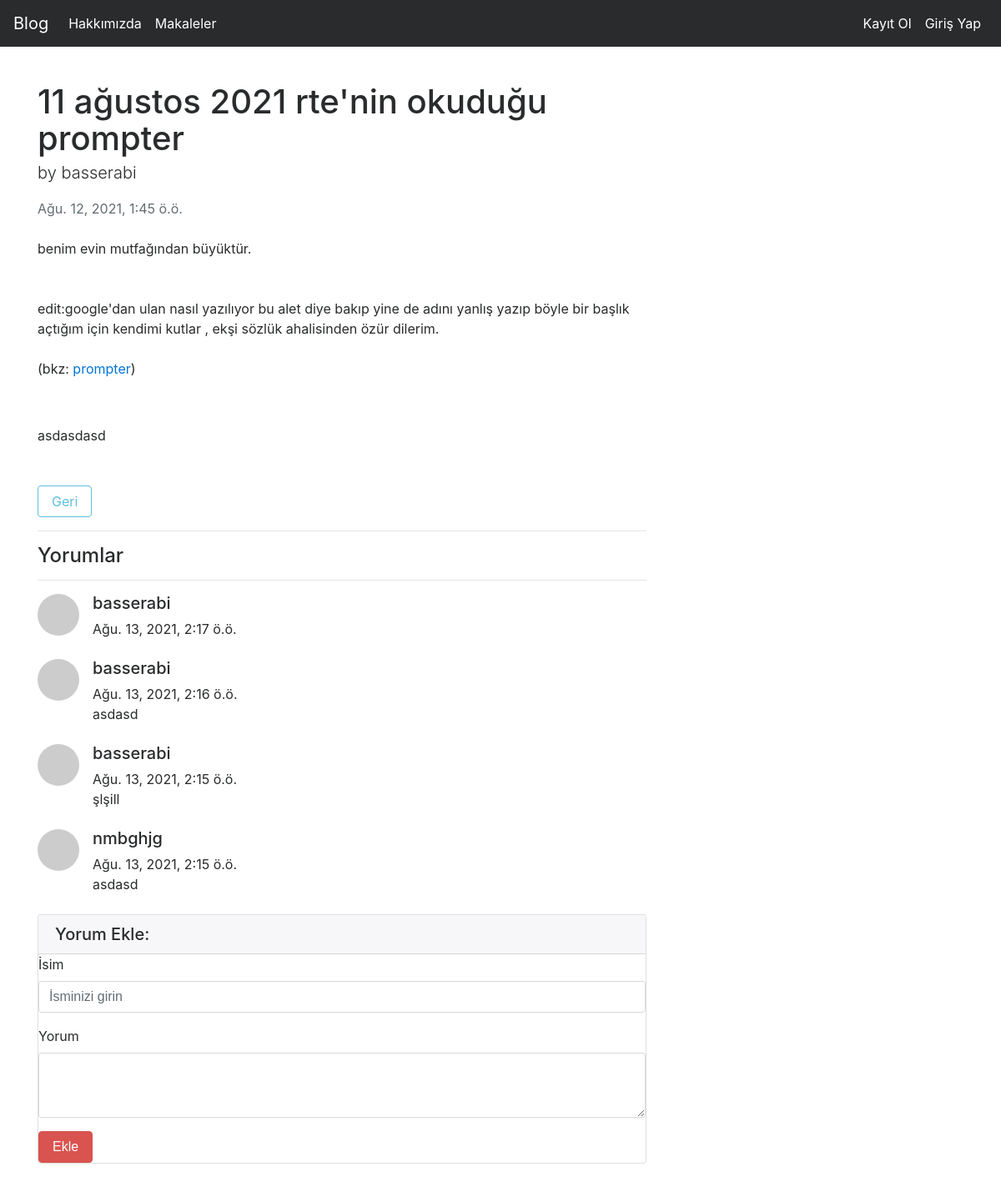
/articles/article/22, run on the app's committed database.
### article/models.py (models this page shows, shortened)
class Article(models.Model):
    author = models.ForeignKey(
        "auth.User", on_delete=models.CASCADE, verbose_name="Yazar")
    title = models.CharField(max_length=50, verbose_name="Başlık")
    content = RichTextField(verbose_name="İçerik")
    created_date = models.DateTimeField(
        auto_now_add=True, verbose_name="Oluşturulma Tarihi")
    article_image = models.FileField(
        blank=True, null=True, verbose_name="Makaleye fotoğraf ekleyin:")
    class Meta():
        ordering = ['-created_date']

class Comment(models.Model):
    article = models.ForeignKey(
        Article, on_delete=models.CASCADE, verbose_name="Makale", related_name="comments")
    comment_author = models.CharField(max_length=50, verbose_name="İsim")
    comment_content = models.CharField(max_length=200, verbose_name="Yorum")
    comment_date = models.DateTimeField(auto_now_add=True)
    class Meta():
        ordering = ['-comment_date']

### article/views.py (the view)
# urls.py: path('article/<int:id>', views.detail, name="detail"),
def detail(request, id):
    article = get_object_or_404(Article, id=id)
    comments = article.comments.all()
    return render(request, "detail.html", {"article": article, "comments": comments})

### templates/detail.html (shortened to what this page needs)
{% extends "layout.html" %}
{% block body %}
<div class="row">
    <div class="col-lg-8">
        <article>
            <header class="mb-4">
                <h1 class="fw-bolder mb-1">{{article.title}}</h1>
                <p class = "lead"> by {{article.author}}</p>
                <div class="text-muted fst-italic mb-2">{{article.created_date}}</div>
            </header>
            <section class="mb-5">
                {{article.content|safe}}
            </section>
        </article>
        <a href="javascript:history.back()" class="btn btn-outline-info">Geri</a>
        <hr>
      <h4>Yorumlar</h4>
      <hr>
      {% if comments %}
      {% for comment in comments  %}
        <div class="media mb-4">
          <img class="d-flex mr-3 rounded-circle" src="http://placehold.it/50x50" alt="">
          <div class="media-body">
            <h5 class="mt-0">{{comment.comment_author}}</h5>
            {{comment.comment_date}} <br>
            {{comment.comment_content}}
          </div>
        </div>
      {% endfor %}
      {% else %}
      <div class ="alert alert-danger">
        Bu makaleye herhangi bir yorum yazılmamış,ilk yorum yapan siz olun!
      </div>
      {% endif %}
      <div class="card my-4">
          <h5 class="card-header">Yorum Ekle:</h5>
          <div class="card-body">
            <form method = "post" action = "{% url 'article:comment' article.id %}">
              <div class="form-group">
                  <label for="formGroupExampleInput">İsim</label>
                  {% if user.is_authenticated %}
                  <input name = "comment_author" type="text" class="form-control"  value="{{user}}" id="formGroupExampleInput" readonly>
                  {% else %}
                  <input name = "comment_author" type="text" class="form-control" id="formGroupExampleInput" placeholder="İsminizi girin">
                  {% endif %}
                </div>
              <div class="form-group">
                  <label for="formGroupExampleInput">Yorum</label>
                <textarea name = "comment_content" class="form-control" rows="3"></textarea>
              </div>
              <button type="submit" class="btn btn-danger">Ekle</button>
            </form>
          </div>
        </div>
    </div>
</div>
{% endblock body %}

### data on the page
Article: title "11 ağustos 2021 rte'nin okuduğu prompter", author "basserabi", created_date "Ağu. 12, 2021, 1:45 ö.ö.", content "benim evin mutfağından büyüktür. edit:google'dan ulan nasıl yazılıyor bu alet diye bakıp yine de adını yanlış yazıp böyle bir başlık açtığım için kendimi kutlar , ekşi sözlük ahalisinden özür dilerim. (bkz: prompter ) asdasdasd"
Comment: comment_author "basserabi", comment_date "Ağu. 13, 2021, 2:17 ö.ö."
Comment: comment_author "basserabi", comment_date "Ağu. 13, 2021, 2:16 ö.ö.", comment_content "asdasd"
Comment: comment_author "basserabi", comment_date "Ağu. 13, 2021, 2:15 ö.ö.", comment_content "şlşill"
Comment: comment_author "nmbghjg", comment_date "Ağu. 13, 2021, 2:15 ö.ö.", comment_content "asdasd"
